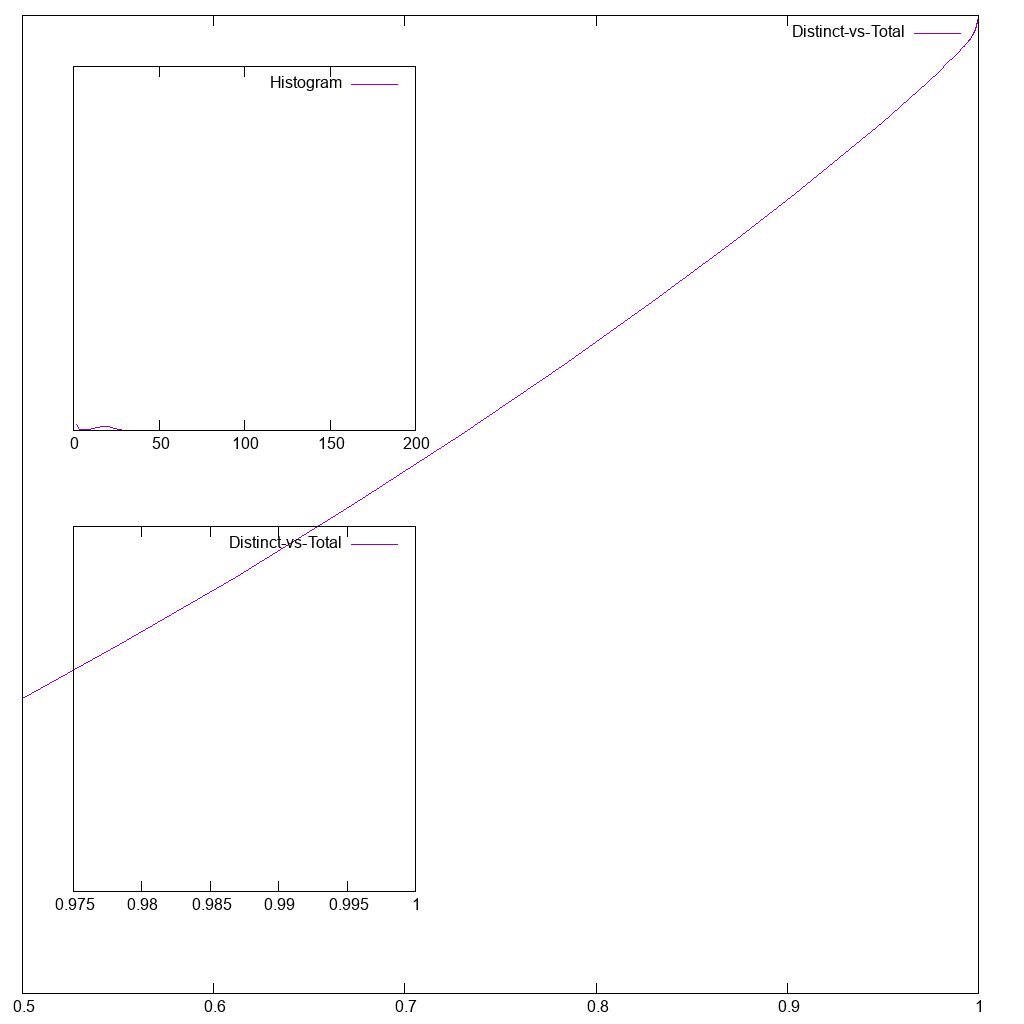

gnuplot code for this plot:

unset multiplot

set terminal png size 1024,1024
set output 'ecoli.ms22.histogram.png'

set multiplot

#  Distinct-vs-total full size plot

set origin 0.0,0.0
set size   1.0,1.0

set xrange [0.5:1.0]
set yrange [0.0:1.0]

unset ytics
set y2tics 0.1

plot [0.5:1.0] 'ecoli.ms22.histogram' using 3:4 with lines title 'Distinct-vs-Total'

#  Distinct-vs-total zoom in lower left corner

set origin 0.05,0.10
set size   0.40,0.40

set xrange [0.975:1.0]
set yrange [0.4:0.80]

unset ytics
set y2tics 0.1

plot [0.975:1.0] 'ecoli.ms22.histogram' using 3:4 with lines title 'Distinct-vs-Total'

#  Histogram in upper left corner

set origin 0.05,0.55
set size   0.40,0.40

set xrange [0:200]
set yrange [0:30000000]

unset ytics
set y2tics 10e6
unset mytics

plot [0:200] 'ecoli.ms22.histogram' using 1:2 with lines title 'Histogram'
